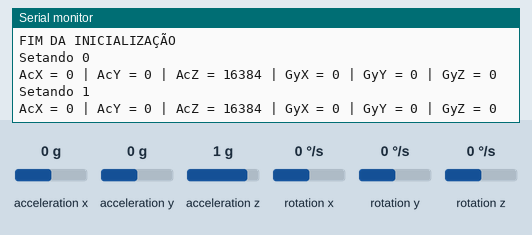
This sketch was run on a simulated ESP32. Parts: the last lines printed to the serial monitor. Wiring (inferred from the names in the program): MPU-6050 motion sensor at I2C address 0x68; MPU-6050 motion sensor at I2C address 0x69. Inputs (shaded band) come from the test bench; at power-on: acceleration x 0 g, acceleration y 0 g, acceleration z 1 g, rotation x 0 °/s, rotation y 0 °/s, rotation z 0 °/s. Nothing arrives over Bluetooth unless stated.

Above: at 2.3 s.
2.4 s: acceleration x set to -1.4 g
At 3.7 s:
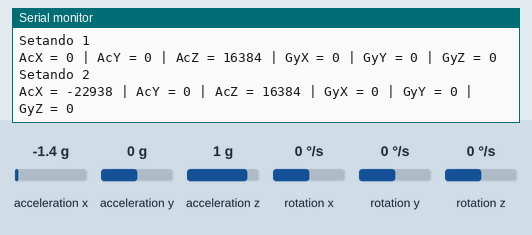
3.9 s: acceleration y set to -1.4 g
At 5.0 s:
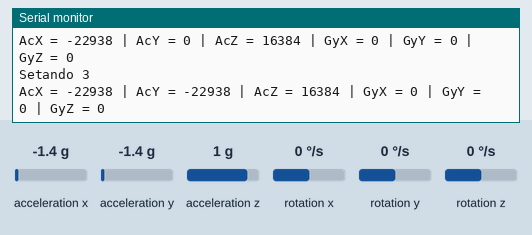
5.4 s: acceleration z set to -1.4 g
At 6.7 s:
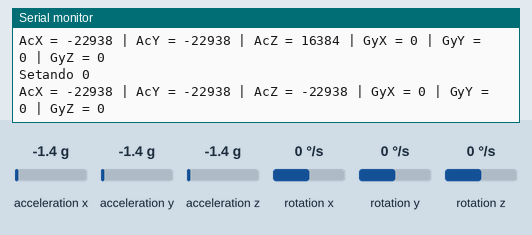
6.9 s: rotation x set to -192 °/s
At 7.6 s:
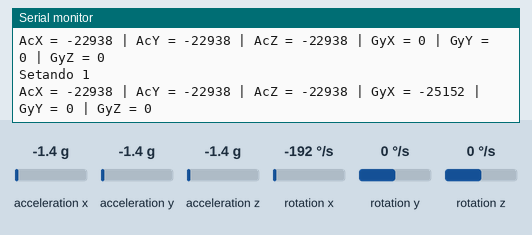
8.4 s: rotation y set to -192 °/s
At 8.4 s:
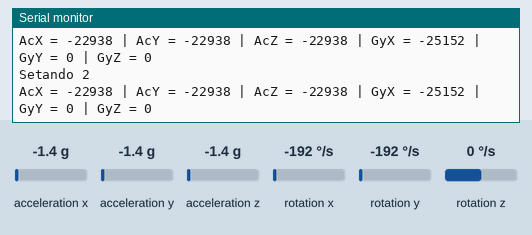
Timing chart, 0 to 10.9 s (numbered marks = the images above; inputs shaded):
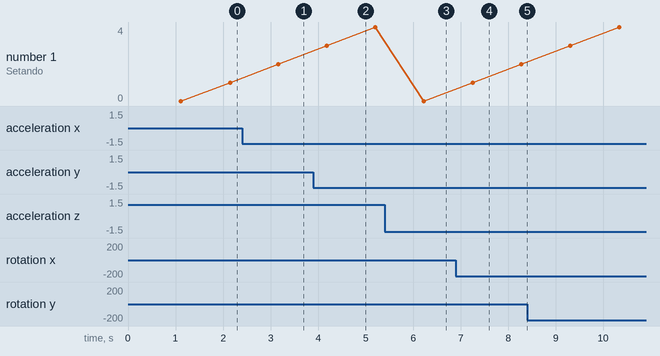

The sketch:

obtain-smu6050-values-esp32.ino
```cpp
#include "Wire.h"
#include "BluetoothSerial.h"

#if !defined(CONFIG_BT_ENABLED) || !defined(CONFIG_BLUEDROID_ENABLED)
#error Bluetooth is not enabled! Please run `make menuconfig` to and enable it
#endif

BluetoothSerial bluetooth;

int16_t ax, ay, az, Tmp;
int16_t gx, gy, gz;

const int MPU=0x69;  // I2C address of the MPU-6050 This is valid only when AD0 is HIGH
#define SENSOR0 19
#define SENSOR1 2
#define SENSOR2 4
#define SENSOR3 5
#define SENSOR4 18

void setup() {

  Serial.begin(9600);

  bluetooth.begin("ESP32test"); //Bluetooth device name
  Serial.println("The device started, now you can pair it with bluetooth!");

  Serial.println("INICIALIZANDO...");
  pinMode(SENSOR0, OUTPUT);
  pinMode(SENSOR1, OUTPUT);
  pinMode(SENSOR2, OUTPUT);
  pinMode(SENSOR3, OUTPUT);
  pinMode(SENSOR4, OUTPUT);

  digitalWrite(SENSOR0, LOW);
  digitalWrite(SENSOR1, LOW);
  digitalWrite(SENSOR2, LOW);
  digitalWrite(SENSOR3, LOW);
  digitalWrite(SENSOR4, LOW);
  delay(100);

  // Envia sinal de inicialização para todos com AD0=0 (endereço 0x68)
  Wire.begin();
  Wire.beginTransmission(0x68);
  Wire.write(0x6B);  // PWR_MGMT_1 register
  Wire.write(0);     // set to zero (wakes up the MPU-6050)
  Wire.endTransmission(true);
  delay(1000);
  Serial.println("FIM DA INICIALIZAÇÃO");
}

void loop() {
  for(int i=0; i<5; i++){
    setSensor(i);
    readData();
    printData();
    delay(1000);
  }
}

void setSensor(int num){

  if(num == 0){
    Serial.println("Setando 0");
    bluetooth.println("Setando 0");
    digitalWrite(SENSOR0, HIGH);
    digitalWrite(SENSOR1, LOW);
    digitalWrite(SENSOR2, LOW);
    digitalWrite(SENSOR3, LOW);
    digitalWrite(SENSOR4, LOW);
  }
  else if(num == 1){
    Serial.println("Setando 1");
    bluetooth.println("Setando 1");
    digitalWrite(SENSOR0, LOW);
    digitalWrite(SENSOR1, HIGH);
    digitalWrite(SENSOR2, LOW);
    digitalWrite(SENSOR3, LOW);
    digitalWrite(SENSOR4, LOW);
  }
  else if(num == 2){
    Serial.println("Setando 2");
    bluetooth.println("Setando 2");
    digitalWrite(SENSOR0, LOW);
    digitalWrite(SENSOR1, LOW);
    digitalWrite(SENSOR2, HIGH);
    digitalWrite(SENSOR3, LOW);
    digitalWrite(SENSOR4, LOW);
  }
  else if(num == 3){
    Serial.println("Setando 3");
    bluetooth.println("Setando 3");
    digitalWrite(SENSOR0, LOW);
    digitalWrite(SENSOR1, LOW);
    digitalWrite(SENSOR2, LOW);
    digitalWrite(SENSOR3, HIGH);
    digitalWrite(SENSOR4, LOW);
  }
  else if(num == 4){
    Serial.println("Setando 4");
    bluetooth.println("Setando 4");
    digitalWrite(SENSOR0, LOW);
    digitalWrite(SENSOR1, LOW);
    digitalWrite(SENSOR2, LOW);
    digitalWrite(SENSOR3, LOW);
    digitalWrite(SENSOR4, HIGH);
  }
}

void readData(){
  Wire.beginTransmission(MPU);    // I2C address code thanks to John Boxall
  Wire.write(0x3B);               // starting with register 0x3B (ACCEL_XOUT_H)
  Wire.endTransmission(false);
  Wire.requestFrom(MPU,14,true);  // request a total of 14 registers
  ax=Wire.read()<<8|Wire.read();  // 0x3B (ACCEL_XOUT_H) & 0x3C (ACCEL_XOUT_L)
  ay=Wire.read()<<8|Wire.read();  // 0x3D (ACCEL_YOUT_H) & 0x3E (ACCEL_YOUT_L)
  az=Wire.read()<<8|Wire.read();  // 0x3F (ACCEL_ZOUT_H) & 0x40 (ACCEL_ZOUT_L)
  Tmp=Wire.read()<<8|Wire.read(); // 0x41 (TEMP_OUT_H) & 0x42 (TEMP_OUT_L)
  gx=Wire.read()<<8|Wire.read();  // 0x43 (GYRO_XOUT_H) & 0x44 (GYRO_XOUT_L)
  gy=Wire.read()<<8|Wire.read();  // 0x45 (GYRO_YOUT_H) & 0x46 (GYRO_YOUT_L)
  gz=Wire.read()<<8|Wire.read();  // 0x47 (GYRO_ZOUT_H) & 0x48 (GYRO_ZOUT_L)
  Wire.endTransmission(true);
}

void printData(){
  Serial.print("AcX = "); Serial.print(ax);
  bluetooth.print("Acel. X = "); bluetooth.print(ax);
  Serial.print(" | AcY = "); Serial.print(ay);
  bluetooth.print(" | Y = "); bluetooth.print(ay);
  Serial.print(" | AcZ = "); Serial.print(az);
  bluetooth.print(" | Z = "); bluetooth.print(az);
  //Serial.print(" | Tmp = "); Serial.print(Tmp/340.00+36.53);  //equation for temperature in degrees C from datasheet
  Serial.print(" | GyX = "); Serial.print(gx);
  bluetooth.print(" | Gir. X = "); bluetooth.print(gx);
  Serial.print(" | GyY = "); Serial.print(gy);
  bluetooth.print(" | Y = "); bluetooth.print(gy);
  Serial.print(" | GyZ = "); Serial.println(gz);
  bluetooth.print(" | Z = "); bluetooth.println(gz);
  Serial.println();
  bluetooth.println();
}
```

Measured:
- after the input at 2.4 s, the serial monitor: prints a new line after 0.76 s (image 1)
- after the input at 3.9 s, the serial monitor: prints a new line after 0.28 s (image 2)
- after the input at 5.4 s, the serial monitor: prints a new line after 0.83 s (image 3)
- after the input at 6.9 s, the serial monitor: prints a new line after 0.35 s (image 4)
